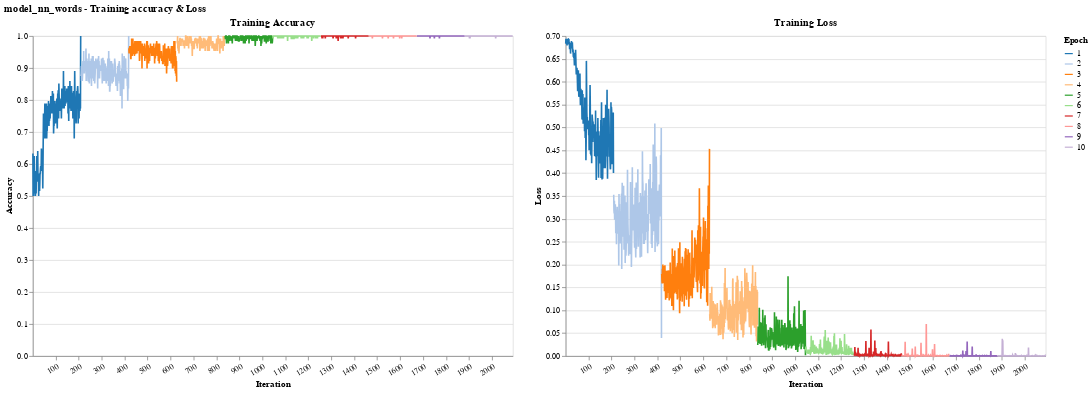

Here is the notebook cell this chart was saved with:
### Markdown cell above
### Word feature

### Code cell
logger.info("Prepare data...")
train_nn_words = encode_data(train_raw, words_encoder)
test_nn_words = encode_data(test_raw, words_encoder)

logger.info("Train model...")
train_config = TrainConfig(
    num_epochs      = 10,
    early_stop      = False,
    violation_limit = 5
)

dataloader = DataLoader(train_nn_words, batch_size=128, shuffle=True)

USE_CACHE = True

model_nn_words = NeuralNetwork(
    input_size=len(words_encoder.vocabulary_),
    hidden_size=128,
    device=DEVICE
)

if (models_dir / 'model_nn_words.pt').exists() and USE_CACHE:
    model_nn_words = load_model(model_nn_words, models_dir, 'model_nn_words')
else:
    model_nn_words.fit(dataloader, train_config, disable_progress_bar=False)
    save_model(model_nn_words, models_dir, "model_nn_words")


# Evaluate
with torch.no_grad():
    X_test_nn = torch.stack([test[0] for test in test_nn_words]).cpu()
    y_test_nn = torch.stack([test[1] for test in test_nn_words]).cpu()
    y_pred_nn_words = model_nn_words.predict(X_test_nn)
    logits_nn_words = model_nn_words.forward(X_test_nn)

result_nn_words = evaluate(y_test_nn.cpu(), y_pred_nn_words.cpu(), logits_nn_words.cpu())

# Plot training accuracy and loss side-by-side
plot_results("model_nn_words - Training accuracy & Loss", model_nn_words, train_config, dataloader)

# Move model to CPU to save CUDA memory
model_nn_words.to('cpu')
torch.cuda.empty_cache()

### Figure 1 — Vega-Lite specification as saved in the notebook (floating-point values rounded to 4 significant figures; data arrays with more than 128 entries replaced by an {"elided": "..."} marker saying what was removed)
{"config": {"view": {"continuousWidth": 300, "continuousHeight": 300}}, "hconcat": [{"mark": {"type": "line"}, "encoding": {"color": {"field": "epoch", "scale": {"scheme": "category20"}, "title": "Epoch", "type": "nominal"}, "x": {"axis": {"labelAngle": -30, "title": "Iteration", "values": [0, 100, 200, 300, 400, 500, 600, 700, 800, 900, 1000, 1100, 1200, 1300, 1400, 1500, 1600, 1700, 1800, 1900, 2000]}, "field": "iteration", "type": "nominal"}, "y": {"axis": {"title": "Accuracy"}, "field": "training_acc", "type": "quantitative"}}, "height": 400, "title": "Training Accuracy", "width": 600}, {"mark": {"type": "line"}, "encoding": {"color": {"field": "epoch", "scale": {"scheme": "category20"}, "title": "Epoch", "type": "nominal"}, "x": {"axis": {"labelAngle": -30, "title": "Iteration", "values": [0, 100, 200, 300, 400, 500, 600, 700, 800, 900, 1000, 1100, 1200, 1300, 1400, 1500, 1600, 1700, 1800, 1900, 2000]}, "field": "iteration", "type": "nominal"}, "y": {"axis": {"title": "Loss"}, "field": "training_loss", "type": "quantitative"}}, "height": 400, "title": "Training Loss", "width": 600}], "data": {"name": "data-3200e6cae73cee1b7b6d8f8650b68cf2"}, "title": "model_nn_words - Training accuracy & Loss", "$schema": "https://vega.github.io/schema/vega-lite/v5.17.0.json", "datasets": {"data-3200e6cae73cee1b7b6d8f8650b68cf2": {"elided": "2090 records"}}}
